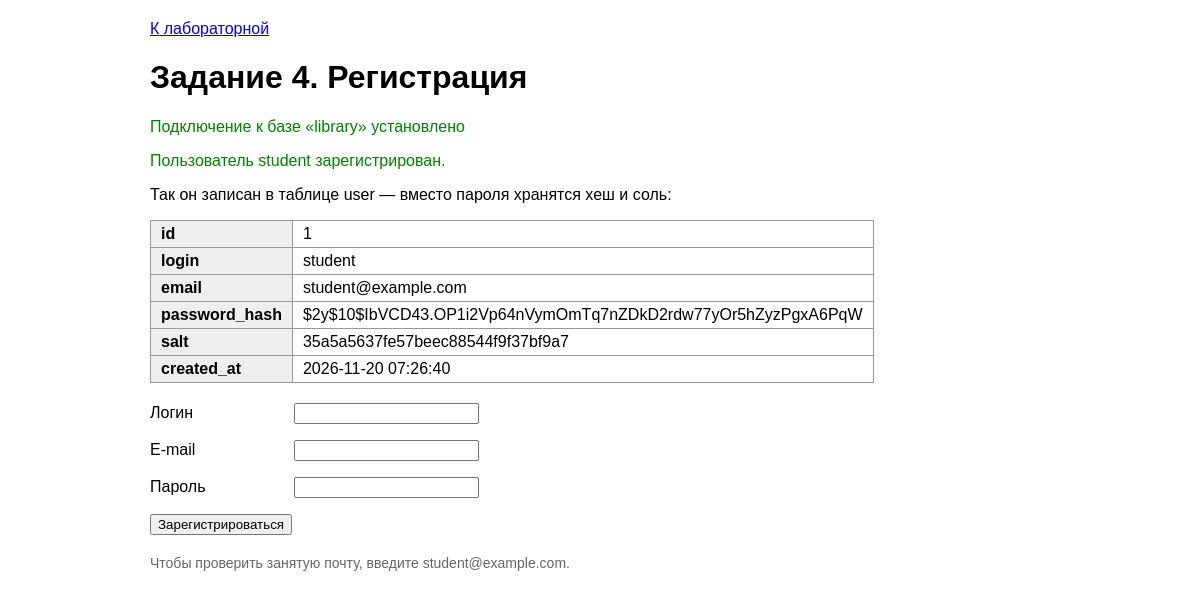
/labwork11/task4.php?registered=1, run on the app's committed database.
### tables this page shows
CREATE TABLE user (
    id INT AUTO_INCREMENT PRIMARY KEY,
    login VARCHAR(50) NOT NULL,
    email VARCHAR(100) NOT NULL UNIQUE,
    password_hash VARCHAR(255) NOT NULL,
    salt VARCHAR(64) NOT NULL,
    created_at DATETIME DEFAULT CURRENT_TIMESTAMP
);

### labwork11/db.php (called while the page is built, shortened)
<?php
try {
    $dbMessage = "Подключение к базе «" . DB_NAME . "» установлено";
} catch (PDOException $e) {
    echo "<p style='color: red'>Ошибка подключения к базе данных: ", htmlspecialchars($e->getMessage()), "</p>";
    exit;
}

### labwork11/task4.php (the view, shortened to what this page needs)
<?php
require_once "db.php";
$login = "";
$email = "";
$newUser = false;
if (isset($_GET["registered"])) {
    $stmt = $pdo->prepare("SELECT * FROM user WHERE id = ?");
    $stmt->execute([$_GET["registered"]]);
    $newUser = $stmt->fetch();
}
?>
<html>
<head>
    <link rel="stylesheet" href="style.css">
</head>
<body>
    <p><a href="lab11.php">К лабораторной</a></p>
    <h1>Задание 4. Регистрация</h1>
    <p class="ok"><?= $dbMessage ?></p>
    <?php if ($newUser): ?>
        <p class="ok">Пользователь <?= htmlspecialchars($newUser["login"]) ?> зарегистрирован.</p>
        <p>Так он записан в таблице user — вместо пароля хранятся хеш и соль:</p>
        <table>
            <?php foreach ($newUser as $column => $value): ?>
                <tr>
                    <th><?= $column ?></th>
                    <td><?= htmlspecialchars($value) ?></td>
                </tr>
            <?php endforeach; ?>
        </table>
    <?php endif; ?>
    <form method="post">
        <p><label>Логин</label> <input type="text" name="login" value="<?= htmlspecialchars($login) ?>"></p>
        <p><label>E-mail</label> <input type="text" name="email" value="<?= htmlspecialchars($email) ?>"></p>
        <p><label>Пароль</label> <input type="password" name="password"></p>
        <button type="submit" name="register">Зарегистрироваться</button>
    </form>
    <p class="hint">Чтобы проверить занятую почту, введите student@example.com.</p>
</body>
</html>

### labwork11/style.css (style rules this page uses)
body { font-family: Arial, sans-serif; max-width: 900px; margin: 20px auto; padding: 0 16px; }
table { border-collapse: collapse; margin-bottom: 20px; }
th, td { border: 1px solid #999; padding: 4px 10px; text-align: left; }
th { background: #eee; }
.ok { color: green; }
form { margin-bottom: 20px; }
label { display: inline-block; width: 140px; }
.hint { color: #666; font-size: 14px; }

### data on the page
user: login "student", id "1", email "student@example.com", password_hash "$2y$10$IbVCD43.OP1i2Vp64nVymOmTq7nZDkD2rdw77yOr5hZyzPgxA6PqW", salt "35a5a5637fe57beec88544f9f37bf9a7", created_at "2026-11-20 07:26:40"

### other printed values
$dbMessage "Подключение к базе «library» установлено"
$column "id"
$column "login"
$column "email"
$column "password_hash"
$column "salt"
$column "created_at"
